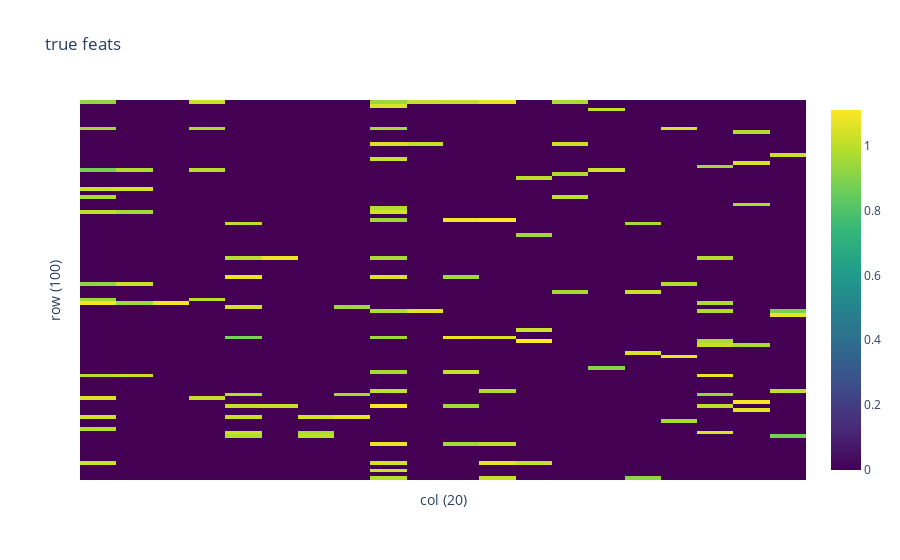
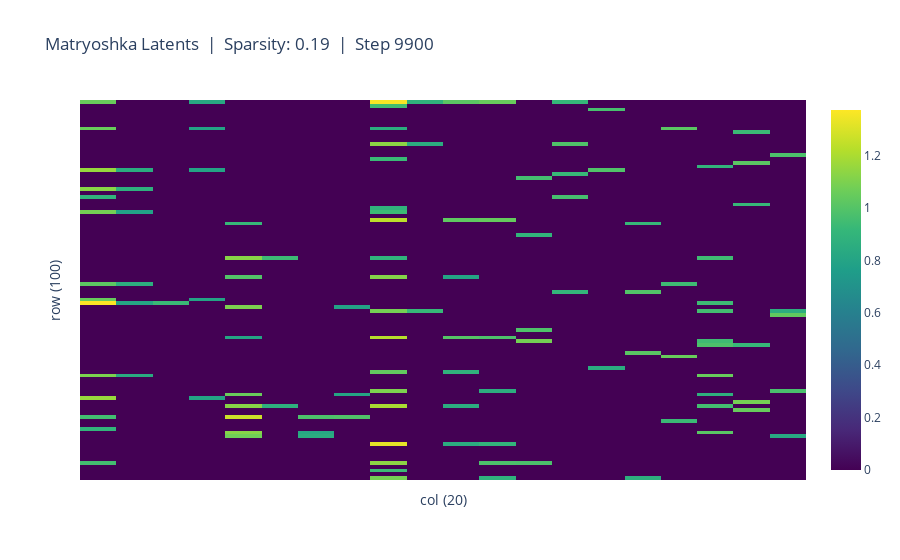
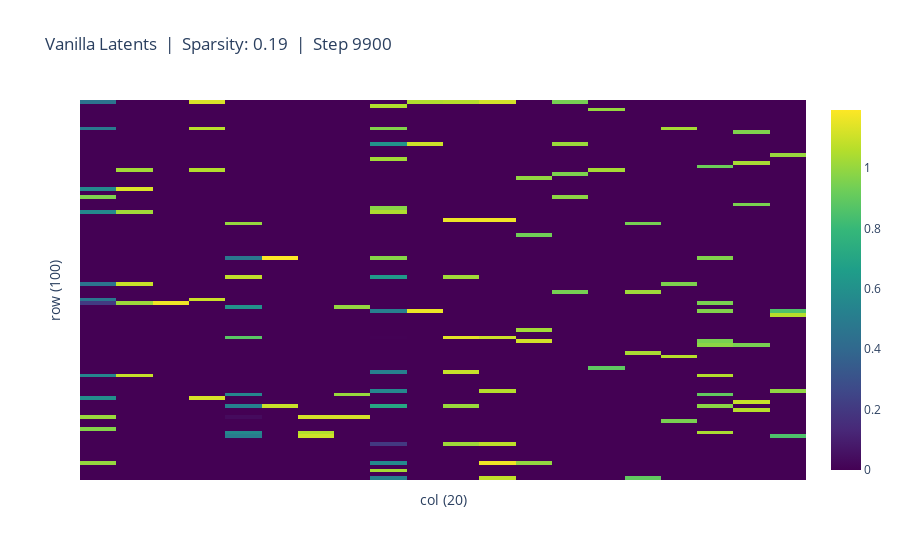

These figures' notebook cell, in order:
### Code cell
from IPython.display import clear_output
from heatmap import heatmap


vanilla_sae = MatryoshkaSAE(**vanilla_config).to(DEVICE)
matryoshka_sae = MatryoshkaSAE(**matryoshka_config).to(DEVICE)

for step, batch in tqdm(enumerate(dataloader), total=vanilla_config['n_steps']):
    batch = batch.to(DEVICE)

    matryoshka_sae.step(batch)
    vanilla_sae.step(batch)

    if step % 300 == 0:
        clear_output(wait=True)

        

        heatmap(ref_acts.cpu(), title='true feats').show()

        matryoshka_perm = get_latent_perm(matryoshka_sae, dataset, include_all_latents=True)
        heatmap(matryoshka_sae.get_acts(ref_x)[:,matryoshka_perm].cpu(), title=f'Matryoshka Latents  |  Sparsity: {matryoshka_sae.sparsity_controller.sparsity_loss_scale:.2f}  |  Step {step}',).show()

        vanilla_perm = get_latent_perm(vanilla_sae, dataset, include_all_latents=True)
        heatmap(vanilla_sae.get_acts(ref_x)[:,vanilla_perm].cpu(), title=f'Vanilla Latents  |  Sparsity: {matryoshka_sae.sparsity_controller.sparsity_loss_scale:.2f}  |  Step {step}').show()

### Figure 1 — Plotly figure (JSON) as saved in the notebook; plotly's stock layout.template omitted (floating-point values rounded to 4 significant figures; data arrays with more than 128 entries replaced by an {"elided": "..."} marker saying what was removed)
{"data": [{"colorscale": [[0, "#440154"], [0.1111, "#482878"], [0.2222, "#3e4989"], [0.3333, "#31688e"], [0.4444, "#26828e"], [0.5556, "#1f9e89"], [0.6667, "#35b779"], [0.7778, "#6ece58"], [0.8889, "#b5de2b"], [1, "#fde725"]], "type": "heatmap", "z": {"elided": "100x20 float values"}}], "layout": {"title": {"text": "true feats"}, "xaxis": {"showticklabels": false, "title": {"text": "col (20)"}}, "yaxis": {"autorange": "reversed", "showticklabels": false, "title": {"text": "row (100)"}}}}

### Figure 2 — Plotly figure (JSON) as saved in the notebook; plotly's stock layout.template omitted (floating-point values rounded to 4 significant figures; data arrays with more than 128 entries replaced by an {"elided": "..."} marker saying what was removed)
{"data": [{"colorscale": [[0, "#440154"], [0.1111, "#482878"], [0.2222, "#3e4989"], [0.3333, "#31688e"], [0.4444, "#26828e"], [0.5556, "#1f9e89"], [0.6667, "#35b779"], [0.7778, "#6ece58"], [0.8889, "#b5de2b"], [1, "#fde725"]], "type": "heatmap", "z": {"elided": "100x20 float values"}}], "layout": {"title": {"text": "Matryoshka Latents  |  Sparsity: 0.19  |  Step 9900"}, "xaxis": {"showticklabels": false, "title": {"text": "col (20)"}}, "yaxis": {"autorange": "reversed", "showticklabels": false, "title": {"text": "row (100)"}}}}

### Figure 3 — Plotly figure (JSON) as saved in the notebook; plotly's stock layout.template omitted (floating-point values rounded to 4 significant figures; data arrays with more than 128 entries replaced by an {"elided": "..."} marker saying what was removed)
{"data": [{"colorscale": [[0, "#440154"], [0.1111, "#482878"], [0.2222, "#3e4989"], [0.3333, "#31688e"], [0.4444, "#26828e"], [0.5556, "#1f9e89"], [0.6667, "#35b779"], [0.7778, "#6ece58"], [0.8889, "#b5de2b"], [1, "#fde725"]], "type": "heatmap", "z": {"elided": "100x20 float values"}}], "layout": {"title": {"text": "Vanilla Latents  |  Sparsity: 0.19  |  Step 9900"}, "xaxis": {"showticklabels": false, "title": {"text": "col (20)"}}, "yaxis": {"autorange": "reversed", "showticklabels": false, "title": {"text": "row (100)"}}}}
